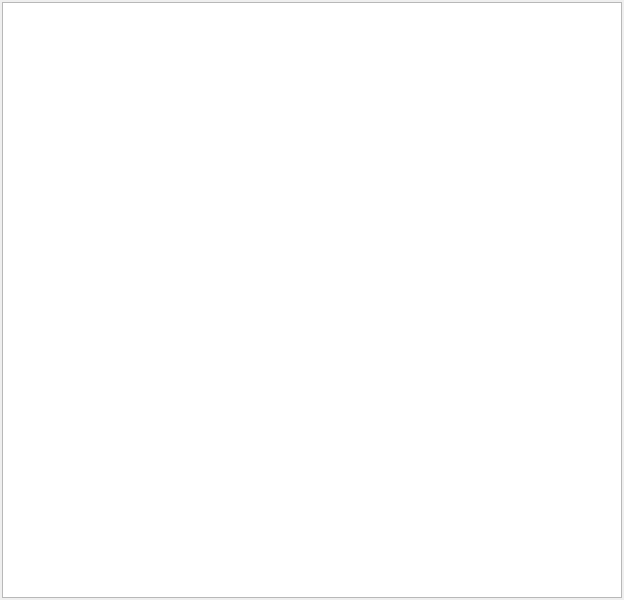
<?xml version="1.0" encoding="UTF-8"?>
<ui version="4.0">
 <class>Widget</class>
 <widget class="QWidget" name="Widget">
  <property name="geometry">
   <rect>
    <x>0</x>
    <y>0</y>
    <width>624</width>
    <height>600</height>
   </rect>
  </property>
  <property name="windowTitle">
   <string>Widget</string>
  </property>
  <layout class="QGridLayout" name="gridLayout">
   <property name="leftMargin">
    <number>2</number>
   </property>
   <property name="topMargin">
    <number>2</number>
   </property>
   <property name="rightMargin">
    <number>2</number>
   </property>
   <property name="bottomMargin">
    <number>2</number>
   </property>
   <item row="3" column="0">
    <widget class="QGraphicsView" name="graphicsView"/>
   </item>
  </layout>
 </widget>
 <resources/>
 <connections/>
</ui>
